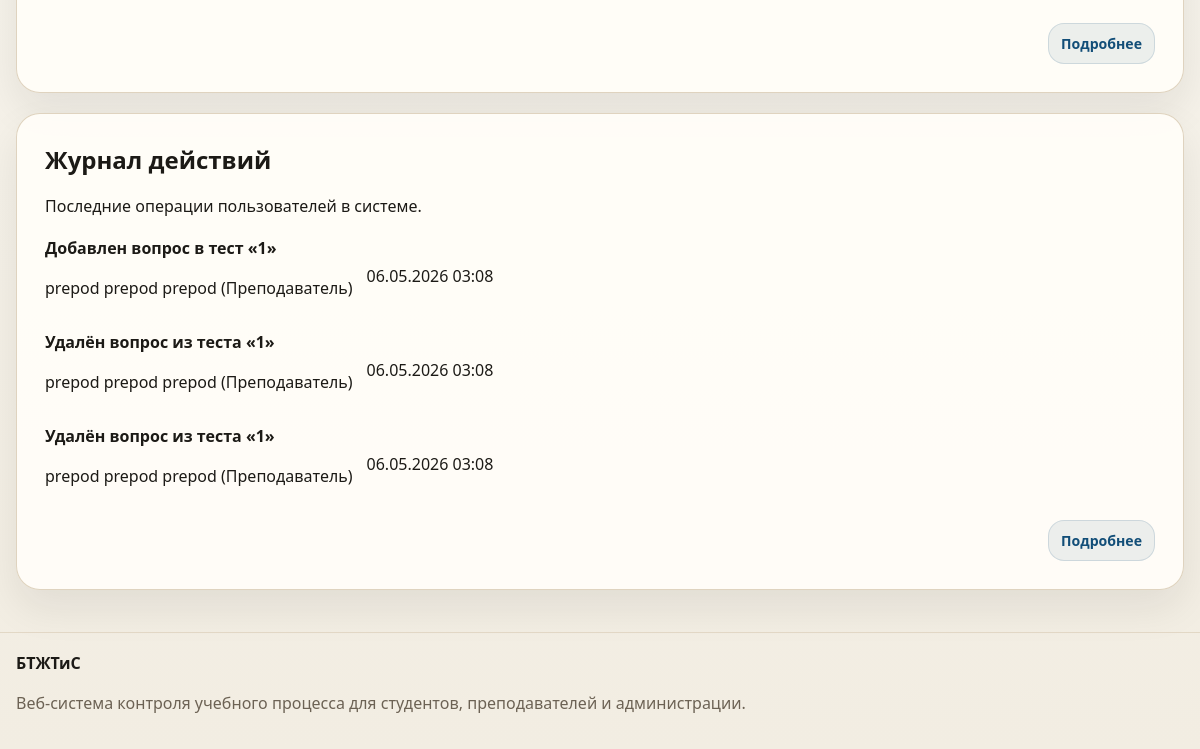
Before: /admin-panel/ (signed in, lower part) with the older database file.
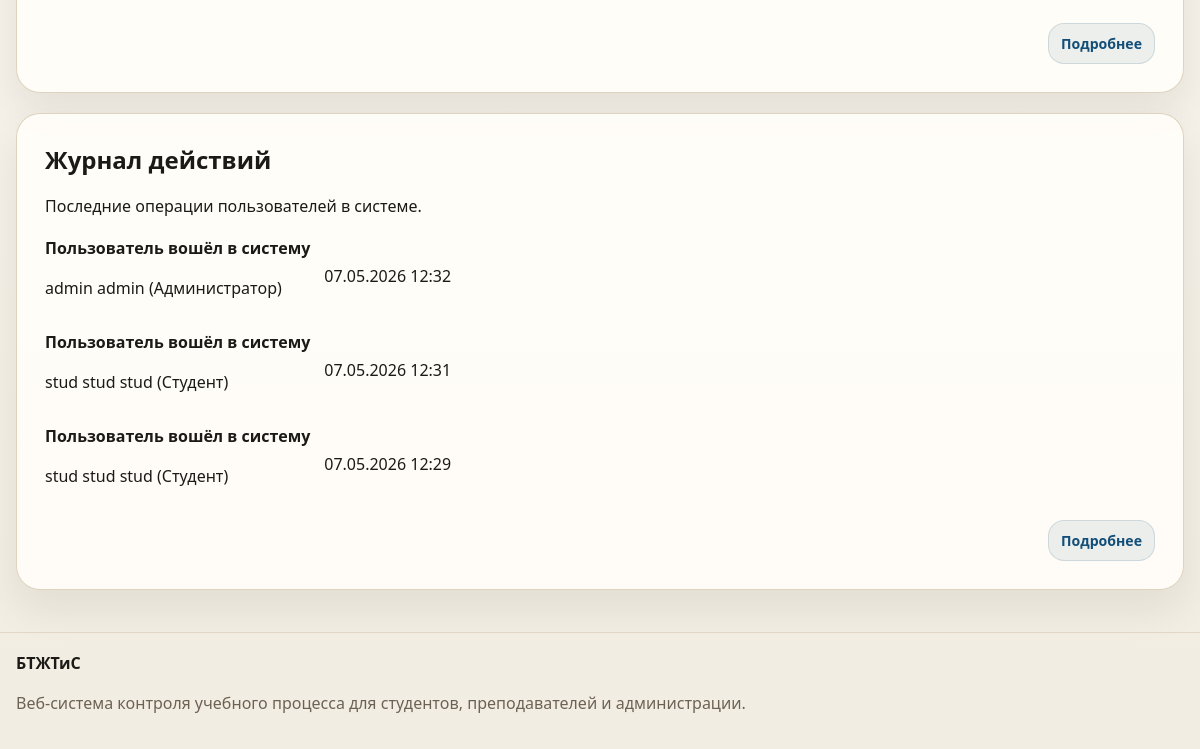
After: the same page with the newer database file.
### education/models.py (models this page shows, shortened)
class ActivityLog(models.Model):
    class ActionType(models.TextChoices):
        AUTH = "auth", "Авторизация"
        PROFILE = "profile", "Профиль"
        TEST = "test", "Тест"
        ANALYTICS = "analytics", "Аналитика"
        ADMIN = "admin", "Администрирование"
    user = models.ForeignKey(
        settings.AUTH_USER_MODEL,
        on_delete=models.SET_NULL,
        blank=True,
        null=True,
        related_name="activity_logs",
        verbose_name="Пользователь",
    )
    action_type = models.CharField("Тип действия", max_length=20, choices=ActionType.choices)
    description = models.CharField("Описание", max_length=255)
    details = models.JSONField("Детали", blank=True, null=True)
    ip_address = models.GenericIPAddressField("IP-адрес", blank=True, null=True)
    created_at = models.DateTimeField("Дата и время", auto_now_add=True)
    class Meta:
        db_table = "logs"
        ordering = ["-created_at"]
        verbose_name = "Журнал действия"
        verbose_name_plural = "Журнал действий"

class User(AbstractUser):
    class Role(models.TextChoices):
        STUDENT = ROLE_STUDENT, "Студент"
        TEACHER = ROLE_TEACHER, "Преподаватель"
        ADMINISTRATOR = ROLE_ADMINISTRATOR, "Администратор"
    email = models.EmailField("Электронная почта", unique=True, blank=True, null=True)
    middle_name = models.CharField("Отчество", max_length=150, blank=True)
    phone = models.CharField("Телефон", max_length=32, blank=True)
    bio = models.TextField("О себе", blank=True)
    role = models.CharField(
        "Роль",
        max_length=20,
        choices=Role.choices,
        default=Role.STUDENT,
    )
    academic_group = models.ForeignKey(
        "AcademicGroup",
        on_delete=models.SET_NULL,
        related_name="students",
        blank=True,
        null=True,
        verbose_name="Учебная группа",
    )
    REQUIRED_FIELDS = ["first_name", "last_name"]
    objects = UserManager()
    class Meta:
        db_table = "users"
        ordering = ["last_name", "first_name", "username"]
        verbose_name = "Пользователь"
        verbose_name_plural = "Пользователи"
    @property
    def full_name(self):
        return " ".join(
            part for part in [self.last_name, self.first_name, self.middle_name] if part
        ) or self.username
    @property
    def is_administrator(self):
        return self.role == self.Role.ADMINISTRATOR or self.is_superuser
    def __str__(self):
        return f"{self.full_name} ({self.get_role_display()})"

### education/views.py (the view)
# urls.py: path("admin-panel/", views.admin_dashboard, name="admin_dashboard"),
@role_required(User.Role.ADMINISTRATOR)
def admin_dashboard(request):
    context = {
        "stats": {
            "users": User.objects.count(),
            "students": User.objects.filter(role=User.Role.STUDENT).count(),
            "teachers": User.objects.filter(role=User.Role.TEACHER).count(),
            "admins": User.objects.filter(role=User.Role.ADMINISTRATOR).count(),
            "groups": AcademicGroup.objects.count(),
            "disciplines": Discipline.objects.count(),
            "tests": Test.objects.count(),
        },
        "recent_users": User.objects.order_by("-id")[:5],
        "recent_logs": ActivityLog.objects.select_related("user").all()[:3],
    }
    return render(request, "education/admin_dashboard.html", context)

### education/context_processors.py (called while the page is built)
def site_meta(request):
    view_name = getattr(getattr(request, "resolver_match", None), "view_name", "")
    meta = DEFAULT_META | ROUTE_META.get(view_name, {})
    meta["url"] = request.build_absolute_uri()
    meta["image"] = request.build_absolute_uri(static("education/img/og-cover.svg"))
    meta["og_title"] = meta["title"]
    return {
        "site_meta": meta,
        "current_view_name": view_name,
    }

### education/models.py (called while the page is built)
    def __str__(self):
        return self.name

### education/utils.py (called while the page is built)
def role_required(*roles):
    def decorator(view_func):
        @wraps(view_func)
        def _wrapped_view(request, *args, **kwargs):
            if not request.user.is_authenticated:
                return redirect("login")
            if request.user.is_superuser or request.user.role in roles:
                return view_func(request, *args, **kwargs)
            messages.error(request, "У вас нет доступа к данному разделу.")
            return redirect(dashboard_url_for(request.user))
        return _wrapped_view
    return decorator

### templates/education/admin_dashboard.html (shortened to what this page needs)
{% extends "base.html" %}
{% block content %}
<section class="section">
    <div class="container">
        <section class="panel panel-top-space">
            <div class="section-actions section-actions-end section-actions-lower">
                <a class="btn btn-secondary btn-small" href="{% url 'education:admin_user_list' %}">Подробнее</a>
            </div>
        </section>
        <section class="panel panel-top-space">
            <div class="section-head">
                <h2>Журнал действий</h2>
                <p>Последние операции пользователей в системе.</p>
            </div>
            <div class="log-list">
                {% for log in recent_logs %}
                    <article class="log-item">
                        <div>
                            <strong>{{ log.description }}</strong>
                            <p>{{ log.user|default:"Системное действие" }}</p>
                        </div>
                        <span>{{ log.created_at|date:"d.m.Y H:i" }}</span>
                    </article>
                {% empty %}
                    <p class="muted">Журнал пока пуст.</p>
                {% endfor %}
            </div>
            <div class="section-actions section-actions-end">
                <a class="btn btn-secondary btn-small" href="{% url 'education:activity_logs' %}">Подробнее</a>
            </div>
        </section>
    </div>
</section>
{% endblock %}

Changed rows visible on the page:
removed ActivityLog: description "Добавлен вопрос в тест «1»", user "prepod prepod prepod (Преподаватель)", created_at "06.05.2026 03:08"
removed ActivityLog: description "Удалён вопрос из теста «1»", user "prepod prepod prepod (Преподаватель)", created_at "06.05.2026 03:08"
removed ActivityLog: description "Удалён вопрос из теста «1»", user "prepod prepod prepod (Преподаватель)", created_at "06.05.2026 03:08"
added ActivityLog: description "Пользователь вошёл в систему", user "admin admin (Администратор)", created_at "07.05.2026 12:32"
added ActivityLog: description "Пользователь вошёл в систему", user "stud stud stud (Студент)", created_at "07.05.2026 12:31"
added ActivityLog: description "Пользователь вошёл в систему", user "stud stud stud (Студент)", created_at "07.05.2026 12:29"
